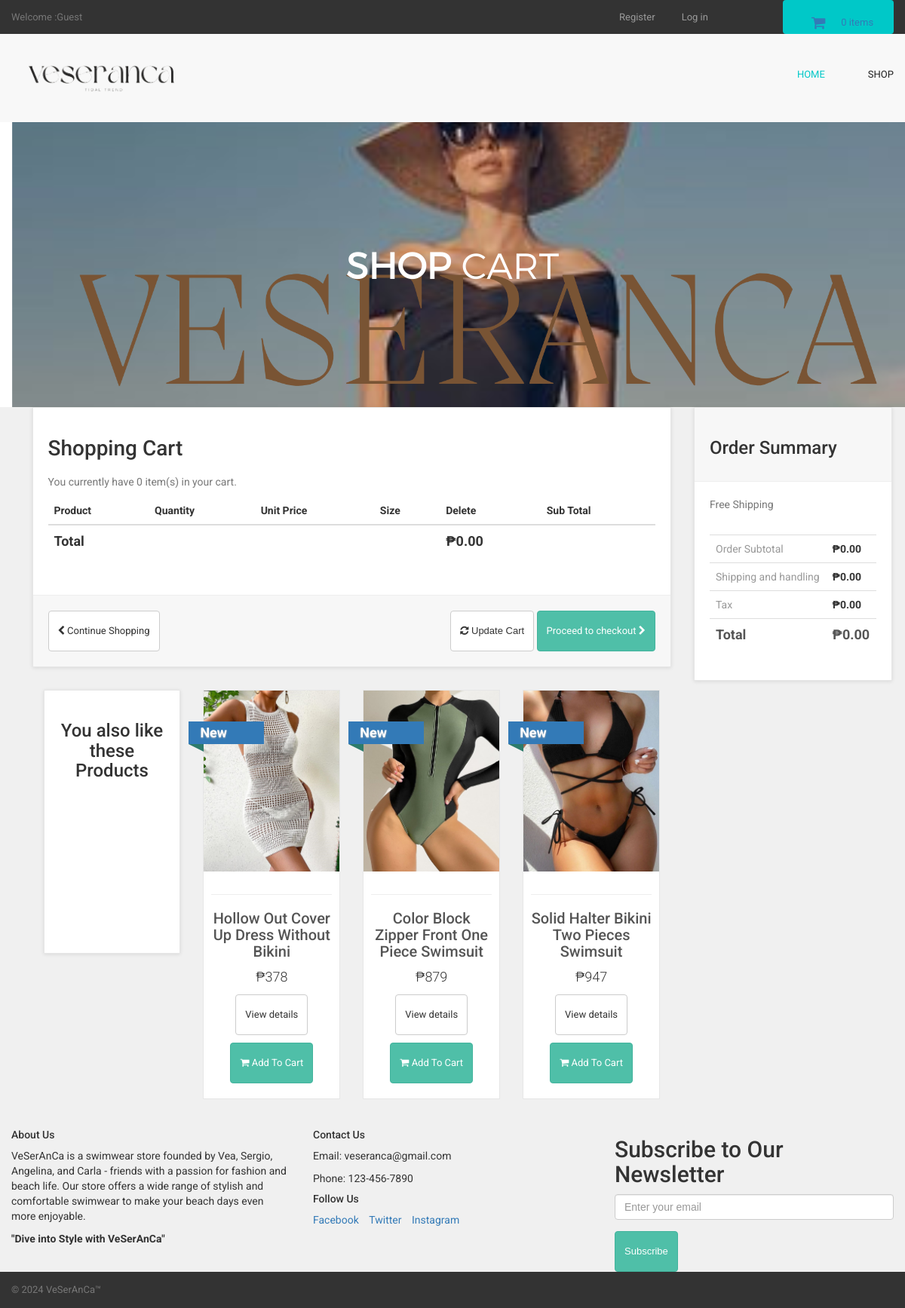
The page /cart_body.php on the database its author committed.
### tables this page shows
CREATE TABLE `products` (
  `product_id` int(10) NOT NULL,
  `p_cat_id` int(10) DEFAULT NULL,
  `cat_id` int(10) DEFAULT NULL,
  `manufacturer_id` int(10) DEFAULT NULL,
  `date` timestamp NOT NULL DEFAULT current_timestamp() ON UPDATE current_timestamp(),
  `product_title` text NOT NULL,
  `product_url` text NOT NULL,
  `product_img1` text NOT NULL,
  `product_img2` text NOT NULL,
  `product_img3` text NOT NULL,
  `product_price` int(10) NOT NULL,
  `product_psp_price` int(100) NOT NULL,
  `product_desc` text NOT NULL,
  `product_features` text DEFAULT NULL,
  `product_video` text DEFAULT NULL,
  `product_keywords` text NOT NULL,
  `product_label` text DEFAULT NULL,
  `status` varchar(255) NOT NULL
);

### cart_body.php (the view, shortened to what this page needs)
<?php
include("includes/db.php");
include("includes/header.php");
include("functions/functions.php");
include("includes/main.php");
?>
  <main>
    <div class="nero">
      <div class="nero__heading">
        <span class="nero__bold">SHOP</span> Cart
      </div>
    </div>
  </main>
<div id="content" >
<div class="container" >
<div class="col-md-9" id="cart" >
<div class="box" >
<form action="cart.php" method="post" enctype="multipart-form-data" >
<h1> Shopping Cart </h1>
<?php
$ip_add = getRealUserIp();
$select_cart = "select * from cart where ip_add='$ip_add'";
$run_cart = mysqli_query($con,$select_cart);
$count = mysqli_num_rows($run_cart);
?>
<p class="text-muted" > You currently have <?php echo $count; ?> item(s) in your cart. </p>
<div class="table-responsive" >
<table class="table" >
<thead>
<tr>
<th colspan="2" >Product</th>
<th>Quantity</th>
<th>Unit Price</th>
<th>Size</th>
<th colspan="1">Delete</th>
<th colspan="2"> Sub Total </th>
</tr>
</thead>
<?php
$total = 0;
?>
<tfoot>
<tr>
<th colspan="5"> Total </th>
<th colspan="2"> ₱<?php echo $total; ?>.00 </th>
</tr>
</tfoot>
</table>
</div>
<div class="box-footer">
<div class="pull-left">
<a href="index.php" class="btn btn-default">
<i class="fa fa-chevron-left"></i> Continue Shopping
</a>
</div>
<div class="pull-right">
<button class="btn btn-default" type="submit" name="update" value="Update Cart">
<i class="fa fa-refresh"></i> Update Cart
</button>
<a href="checkout.php" class="btn btn-primary">
Proceed to checkout <i class="fa fa-chevron-right"></i>
</a>
</div>
</div>
</form>
</div>
<div id="row same-height-row">
<div class="col-md-3 col-sm-6">
<div class="box same-height headline">
<h3 class="text-center"> You also like these Products </h3>
</div>
</div>
<?php
$get_products = "select * from products order by rand() LIMIT 0,3";
$run_products = mysqli_query($con,$get_products);
while($row_products=mysqli_fetch_array($run_products)){
$pro_title = $row_products['product_title'];
$pro_price = $row_products['product_price'];
$pro_img1 = $row_products['product_img1'];
$pro_label = $row_products['product_label'];
$pro_psp_price = $row_products['product_psp_price'];
$pro_url = $row_products['product_url'];
if($pro_label == "Sale" or $pro_label == "Gift"){
$product_price = "<del> ₱$pro_price </del>";
$product_psp_price = "| ₱$pro_psp_price";
}
else{
$product_psp_price = "";
$product_price = "₱$pro_price";
}
if($pro_label == ""){
}
else{
$product_label = "
<a class='label sale' href='#' style='color:black;'>
<div class='thelabel'>$pro_label</div>
<div class='label-background'> </div>
</a>
";
}
echo "
<div class='col-md-3 col-sm-6 center-responsive' >
<div class='product' >
<a href='$pro_url' >
<img src='admin_area/product_images/$pro_img1' class='img-responsive' >
</a>
<div class='text' >
<hr>
<h3><a href='$pro_url' >$pro_title</a></h3>
<p class='price' > $product_price $product_psp_price </p>
<p class='buttons' >
<a href='$pro_url' class='btn btn-default' >View details</a>
<a href='$pro_url' class='btn btn-primary'>
<i class='fa fa-shopping-cart'></i> Add To Cart
</a>
</p>
</div>
$product_label
</div>
</div>
";
}
?>
</div>
</div>
<div class="col-md-3">
<div class="box" id="order-summary">
<div class="box-header">
<h3>Order Summary</h3>
</div>
<p class="text-muted">Free Shipping
</p>
<div class="table-responsive">
<table class="table">
<tbody>
<tr>
<td> Order Subtotal </td>
<th> ₱<?php echo $total; ?>.00 </th>
</tr>
<tr>
<td> Shipping and handling </td>
<th>₱0.00</th>
</tr>
<tr>
<td>Tax</td>
<th>₱0.00</th>
</tr>
<tr class="total">
<td>Total</td>
<th>₱<?php echo $total; ?>.00</th>
</tr>
</tbody>
</table>
</div>
</div>
</div>
</div>
</div>
<?php
include("includes/footer.php");
?>
</body>

### styles/backend.css (style rules this page uses)
html { font-family: "Roboto", Helvetica, Arial, sans-serif; line-height: 1.15; -ms-text-size-adjust: 100%; -webkit-text-size-adjust: 100% }
body { margin: 0 }
h1 { font-size: 2em; margin: .67em 0 }
figcaption, figure, main { display: block }
hr { box-sizing: content-box; height: 0; overflow: visible }
a { background-color: transparent; -webkit-text-decoration-skip: objects }
img { border-style: none }
button, input, optgroup, select, textarea { font-family: sans-serif; font-size: 100%; line-height: 1.15; margin: 0 }
button, input { overflow: visible }
button, select { text-transform: none }
[type=reset], [type=submit], button, html [type=button] { -webkit-appearance: button }
html { box-sizing: border-box }
body { min-width: 1190px; font-family: Montserrat, sans-serif; font-weight: 400; background-color: white; }
.container { width: 1170px; margin: 0 auto }
img { max-width: 100%; height: auto }
.btn { display: inline-block; vertical-align: top; font-size: 13px; line-height: 40px; text-decoration: none; -webkit-transition: .3s; transition: .3s }
.nero { padding-top: 160px; padding-bottom: 140px; font-family: 'montserratlight', sans-serif; text-align: center; text-transform: uppercase; color: #FFF; background: #666 url("../images/vE1.png") no-repeat; background-size: cover; background-position: center; }
.nero__heading { font-size: 48px; }
.nero__bold { font-weight: 700; }

### styles/style.css (style rules this page uses)
body { font-family: "Roboto", Helvetica, Arial, sans-serif; font-size: 14px; line-height: 1.42857143; color: #333333; background-color: #f0f0f0; overflow-x: hidden; }
.btn-primary { color:rgb(255, 255, 255); background-color:rgb(79, 191, 168); border-color:rgb(65, 179, 156); }
.box { background: #fff; margin: 0 0 30px; border: solid 1px #e6e6e6; box-sizing: border-box; padding:20px; box-shadow: 0 1px 5px rgba(0, 0, 0, 0.1); }
#content { padding-left:25px; }
#content .product { background:#fff; border: solid 1px #e6e6e6; box-sizing: border-box; margin-bottom: 30px; }
#content .product .text p.price { font-size:18px; text-align:center; font-weight:300; }
#content .product .text .buttons { clear:both; text-align:center; }
#content .product .text h3 { text-align:center; font-size:20px; }
#content .product .text h3 a { color:rgb(85, 85, 85); }
#content .product .text { padding:10px 10px 0px; }
#content .product .text .buttons .btn { margin-bottom:10px; }
#content .headline { height: 350px; }
#content #cart .table tfoot { font-size:18px; }
.box .box-footer { background: #f7f7f7; margin: 30px -20px -20px; padding:20px; border-top: solid 1px #eeeeee; }
.box .box-footer:before, .box .box-footer:after { content:" "; display: table; }
.box .box-footer:after { clear:both; }
.box .box-header { background:#f7f7f7; margin:-20px -20px 20px; padding:20px; border-bottom: solid 1px #eeeeee; }
#content #order-summary table { margin-top: 20px; }
#content #order-summary table td { color: #999999; }
#content #order-summary table tr.total td, #content #order-summary table tr.total th { font-size: 18px; color:#555555; font-weight: 700; }
.label { text-decoration : none; position: absolute; top: 50px; padding-left:51px; z-index: 20; }
.label .thelabel { position: relative; width: 100px; padding: 6px 50px 6px 15px; margin: 40px 50px 10px -71px; color: #fff; font-size:18px; font-weight:bold; background-color: #337ab7; text-shadow: 0px 1px 2px #bbb ; }
.label .thelabel:before, .label .thelabel:after { content: ''; position: absolute; width:0; height:0; }
.label .thelabel:after { left: 0px; top: 100%; border-width : 5px 10px; border-style: solid; border-color: #2d7b6b #2d7b6b transparent transparent; }
.label.sale { top: 0; }

### rows shown on the page
products: product_img1 (picture), product_title "Hollow Out Cover Up Dress Without Bikini", product_price "₱378", product_label "New"
products: product_img1 (picture), product_title "Color Block Zipper Front One Piece Swimsuit", product_price "₱879", product_label "New"
products: product_img1 (picture), product_title "Solid Halter Bikini Two Pieces Swimsuit", product_price "₱947", product_label "New"

### other values the page prints
$count_items "0"
$count "0"
$total "0"
